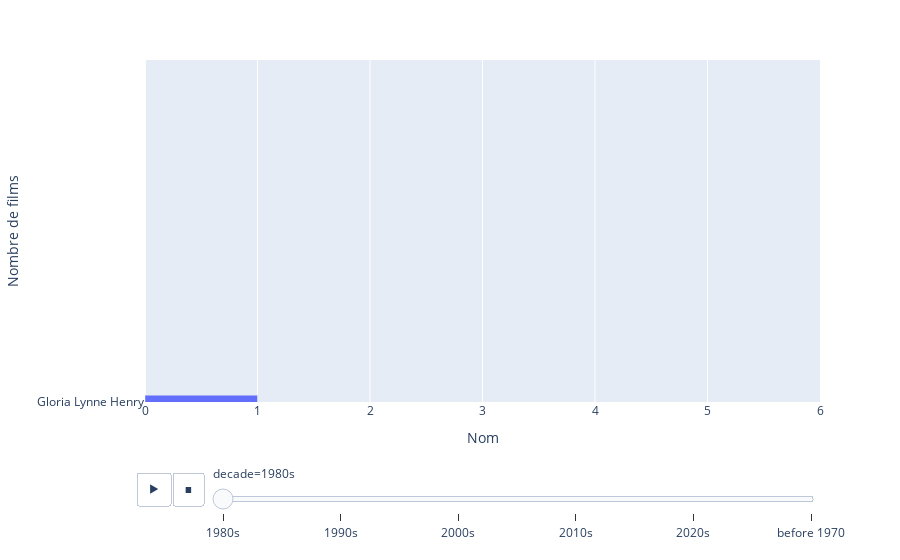

Notebook source saved alongside this figure:
### Code cell
import plotly.express as px


fig = px.bar(df_nbfilm_act, x='nb_films' ,y= 'primaryName', animation_frame='decade')

fig.update_layout(
    xaxis_range=[0, df_nbfilm_act['nb_films'].max() + 2],
    yaxis_range= [0,20],
    xaxis_title="Nom",
    yaxis_title="Nombre de films",
    showlegend=False
)
fig.show()

### Figure 1 — Plotly figure (JSON) as saved in the notebook; plotly's stock layout.template omitted (floating-point values rounded to 4 significant figures)
{"data": [{"hovertemplate": "decade=1980s<br>nb_films=%{x}<br>primaryName=%{y}<extra></extra>", "legendgroup": "", "marker": {"color": "#636efa", "pattern": {"shape": ""}}, "name": "", "orientation": "h", "showlegend": false, "textposition": "auto", "type": "bar", "x": [1], "xaxis": "x", "y": ["Gloria Lynne Henry"], "yaxis": "y"}], "layout": {"barmode": "relative", "legend": {"tracegroupgap": 0}, "margin": {"t": 60}, "showlegend": false, "sliders": [{"active": 0, "currentvalue": {"prefix": "decade="}, "len": 0.9, "pad": {"b": 10, "t": 60}, "steps": [{"args": [["1980s"], {"frame": {"duration": 0, "redraw": true}, "fromcurrent": true, "mode": "immediate", "transition": {"duration": 0, "easing": "linear"}}], "label": "1980s", "method": "animate"}, {"args": [["1990s"], {"frame": {"duration": 0, "redraw": true}, "fromcurrent": true, "mode": "immediate", "transition": {"duration": 0, "easing": "linear"}}], "label": "1990s", "method": "animate"}, {"args": [["2000s"], {"frame": {"duration": 0, "redraw": true}, "fromcurrent": true, "mode": "immediate", "transition": {"duration": 0, "easing": "linear"}}], "label": "2000s", "method": "animate"}, {"args": [["2010s"], {"frame": {"duration": 0, "redraw": true}, "fromcurrent": true, "mode": "immediate", "transition": {"duration": 0, "easing": "linear"}}], "label": "2010s", "method": "animate"}, {"args": [["2020s"], {"frame": {"duration": 0, "redraw": true}, "fromcurrent": true, "mode": "immediate", "transition": {"duration": 0, "easing": "linear"}}], "label": "2020s", "method": "animate"}, {"args": [["before 1970"], {"frame": {"duration": 0, "redraw": true}, "fromcurrent": true, "mode": "immediate", "transition": {"duration": 0, "easing": "linear"}}], "label": "before 1970", "method": "animate"}], "x": 0.1, "xanchor": "left", "y": 0, "yanchor": "top"}], "updatemenus": [{"buttons": [{"args": [null, {"frame": {"duration": 500, "redraw": true}, "fromcurrent": true, "mode": "immediate", "transition": {"duration": 500, "easing": "linear"}}], "label": "&#9654;", "method": "animate"}, {"args": [[null], {"frame": {"duration": 0, "redraw": true}, "fromcurrent": true, "mode": "immediate", "transition": {"duration": 0, "easing": "linear"}}], "label": "&#9724;", "method": "animate"}], "direction": "left", "pad": {"r": 10, "t": 70}, "showactive": false, "type": "buttons", "x": 0.1, "xanchor": "right", "y": 0, "yanchor": "top"}], "xaxis": {"anchor": "y", "domain": [0, 1], "range": [0, 6], "title": {"text": "Nom"}}, "yaxis": {"anchor": "x", "domain": [0, 1], "range": [0, 20], "title": {"text": "Nombre de films"}}}}
